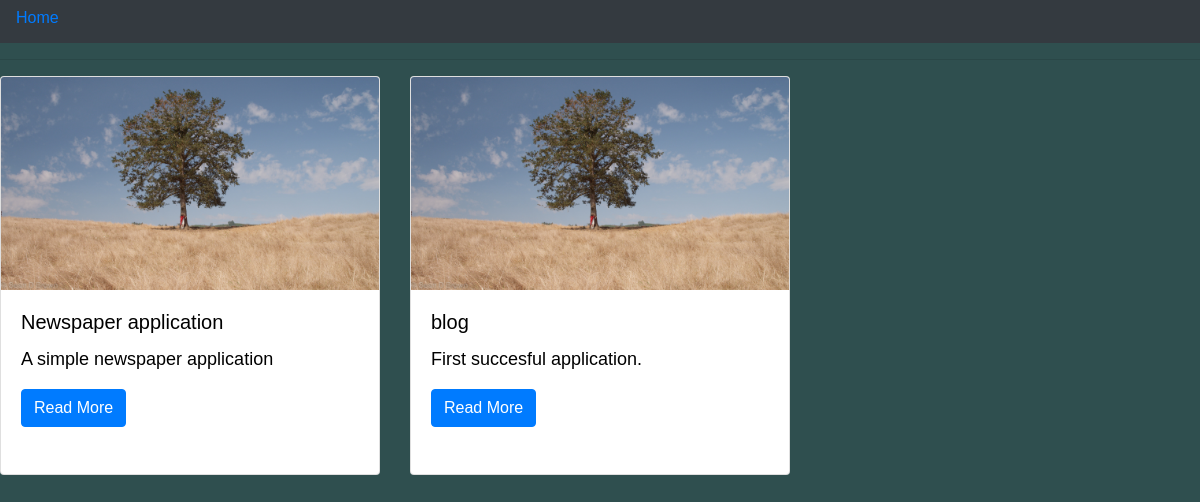
Page /projects/ on the earlier database version.
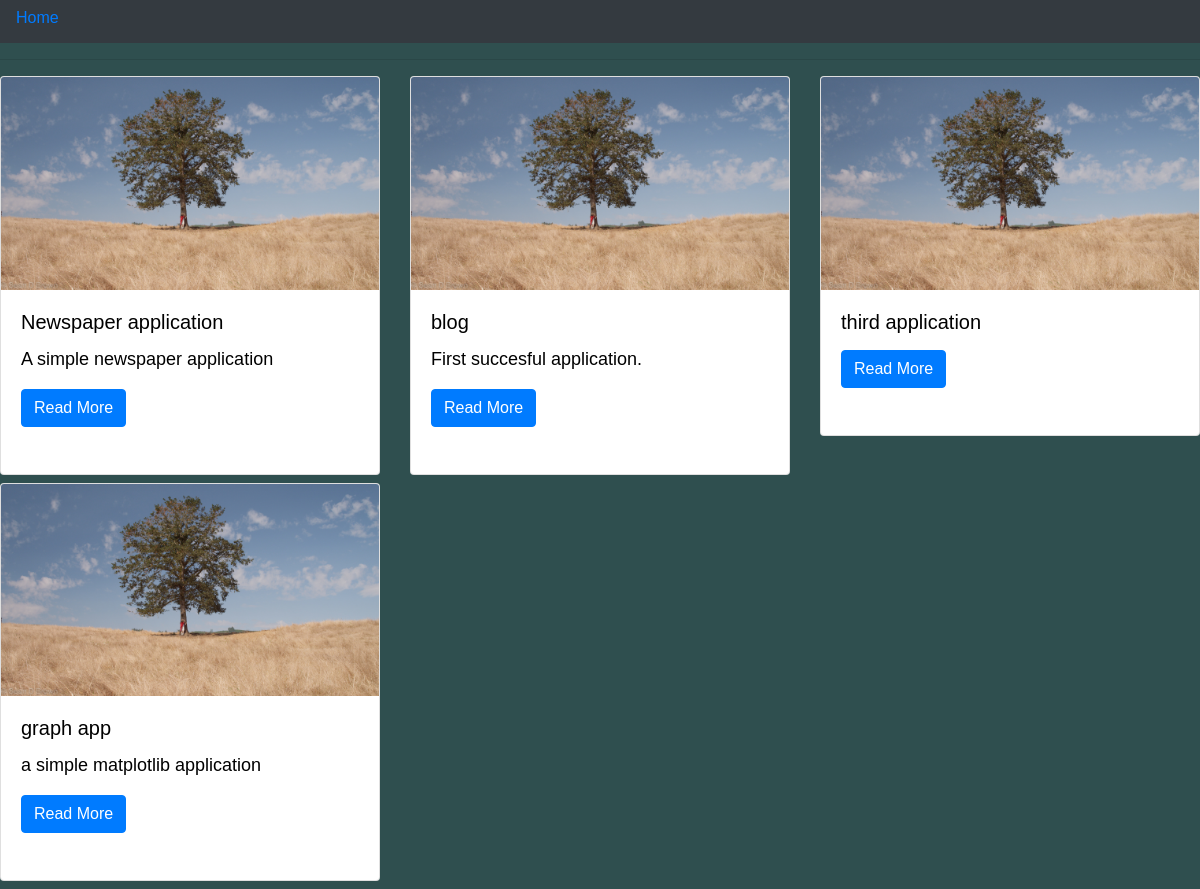
Same page on the later database version.
### myworks/models.py (models this page shows, shortened)
class Portfolio(models.Model):
    title = models.CharField(max_length = 30, verbose_name = 'project name')
    project_url = models.URLField(max_length=100)
    project_repository = models.URLField(max_length=50)
    description = models.TextField(blank=True)
    technology_used = models.CharField(max_length=15,verbose_name ='technology')
    date_created = models.DateTimeField(auto_now_add=True)

### myworks/views.py (the view)
# urls.py: path('', ProjectList.as_view(), name='projects'),
class ProjectList(ListView):
    model = Portfolio
    template_name = 'project_list.html'
    context_object_name = 'project'
    error_message = 'No application at this moment'

### myworks/templates/project_list.html (shortened to what this page needs)
{% extends "base.html" %} {% load static %}
    {% block content %}
    <hr/>
    <div class="row">
        {% for project in object_list %}
        <div class="col-md-4">
            <div class="card mb-2">
                <img class="card-img-top" src="{% static 'img/homepage.jpeg' %}" alt="" width="30%" height="50%">
                <div class="card-body">
                    <h5 class="card-title">{{ project.title }}</h5>
                    <p class="card-text">{{ project.description | truncatewords:30 }}</p>
                    <a href="{% url 'details' project.pk %}" class="btn btn-primary"> Read More</a><br/><br/>
                </div>
            </div>
        </div>
        {% endfor %}
    </div>
    {% endblock content %}

Differences in the rows shown:
added Portfolio: title "third application"
added Portfolio: title "graph app", description "a simple matplotlib application"
